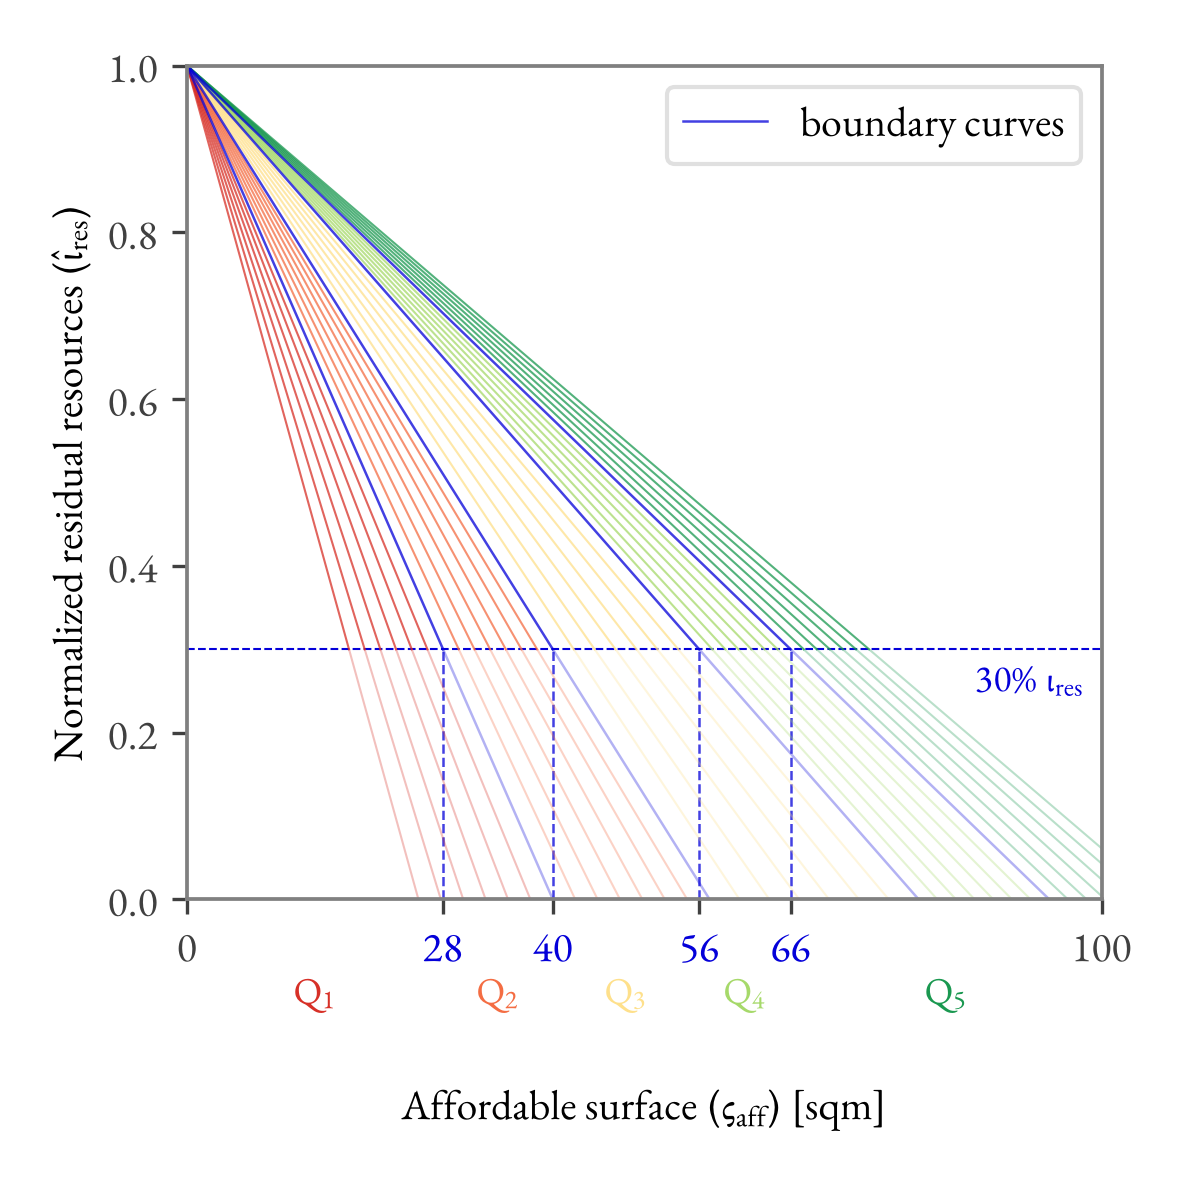

Reproduce this figure in Python.
from __future__ import annotations

from pathlib import Path

import matplotlib as mpl
import matplotlib.pyplot as plt
import numpy as np

# -----------------------------
# STYLE
# -----------------------------

mpl.rcParams["font.family"] = "Garamond-Math"
mpl.rcParams["font.serif"] = ["Garamond-Math"]
mpl.rcParams["font.size"] = 11
mpl.rcParams["mathtext.fontset"] = "custom"
mpl.rcParams["mathtext.rm"] = r"Garamond\-Math"
mpl.rcParams["mathtext.it"] = r"Garamond\-Math:italic"
mpl.rcParams["mathtext.bf"] = r"Garamond\-Math:bold"
mpl.rcParams["mathtext.cal"] = r"Garamond\-Math"
mpl.rcParams["mathtext.sf"] = r"Garamond\-Math"
mpl.rcParams["mathtext.tt"] = r"Garamond\-Math"

# -----------------------------
# SETUP
# -----------------------------

SURFACE_AXIS_MAX = 100.0
RESOURCES_INTERCEPT = 1.0
RESOURCES_AXIS_MAX = 1.0
RESOURCES_THRESHOLD = 0.3
N_POINTS = 500
CM_TO_INCH = 1 / 2.54
THRESHOLD_COLOR = "#0400D9"
BOUNDARY_COLOR =  "#0400D9"
BOUNDARY_THRESHOLD_INTERSECTIONS = (28.0, 40.0, 56.0, 66.0)
INTERMEDIATE_CURVES_PER_INTERVAL = 6
INTERVAL_COLORS = (
    "#D73027",  # red: below the first boundary
    "#F46D43",  # orange-red
    "#FEE08B",  # yellow
    "#A6D96A",  # yellow-green
    "#1A9850",  # green: beyond the last boundary
)

def plot_form_of_access() -> plt.Figure:
    fig, ax = plt.subplots(
        figsize=(10 * CM_TO_INCH, 10 * CM_TO_INCH),
        dpi=300,
    )

    def draw_split_curve(
        threshold_surface: float,
        color: str,
        linewidth: float,
        upper_alpha: float,
        zorder: float,
        label: str = "_nolegend_",
    ) -> None:
        slope = (RESOURCES_INTERCEPT - RESOURCES_THRESHOLD) / threshold_surface
        surface_intercept = RESOURCES_INTERCEPT / slope
        upper_surface = np.linspace(0.0, threshold_surface, N_POINTS)
        lower_surface = np.linspace(threshold_surface, surface_intercept, N_POINTS)
        ax.plot(
            upper_surface,
            RESOURCES_INTERCEPT - slope * upper_surface,
            color=color,
            linewidth=linewidth,
            alpha=upper_alpha,
            label=label,
            zorder=zorder,
        )
        ax.plot(
            lower_surface,
            RESOURCES_INTERCEPT - slope * lower_surface,
            color=color,
            linewidth=linewidth,
            alpha=0.3,
            zorder=zorder,
        )

    for interval_index, (left_boundary, right_boundary) in enumerate(zip(
        BOUNDARY_THRESHOLD_INTERSECTIONS[:-1],
        BOUNDARY_THRESHOLD_INTERSECTIONS[1:],
    ), start=1):
        intermediate_intersections = np.linspace(
            left_boundary,
            right_boundary,
            INTERMEDIATE_CURVES_PER_INTERVAL + 2,
        )[1:-1]
        for threshold_surface in intermediate_intersections:
            draw_split_curve(
                threshold_surface,
                INTERVAL_COLORS[interval_index],
                0.5,
                0.75,
                1.5,
            )

    first_interval_width = (
        BOUNDARY_THRESHOLD_INTERSECTIONS[1]
        - BOUNDARY_THRESHOLD_INTERSECTIONS[0]
    )
    lower_intersections = np.linspace(
        BOUNDARY_THRESHOLD_INTERSECTIONS[0] - first_interval_width,
        BOUNDARY_THRESHOLD_INTERSECTIONS[0],
        INTERMEDIATE_CURVES_PER_INTERVAL + 2,
    )[1:-1]
    for threshold_surface in lower_intersections:
        draw_split_curve(threshold_surface, INTERVAL_COLORS[0], 0.5, 0.75, 1.5)

    final_interval_width = (
        BOUNDARY_THRESHOLD_INTERSECTIONS[-1]
        - BOUNDARY_THRESHOLD_INTERSECTIONS[-2]
    )
    outer_intersections = np.linspace(
        BOUNDARY_THRESHOLD_INTERSECTIONS[-1],
        BOUNDARY_THRESHOLD_INTERSECTIONS[-1] + final_interval_width,
        INTERMEDIATE_CURVES_PER_INTERVAL + 2,
    )[1:-1]
    for threshold_surface in outer_intersections:
        draw_split_curve(threshold_surface, INTERVAL_COLORS[-1], 0.5, 0.75, 1.5)

    for boundary_index, threshold_surface in enumerate(BOUNDARY_THRESHOLD_INTERSECTIONS):
        draw_split_curve(
            threshold_surface,
            BOUNDARY_COLOR,
            0.6,
            0.75,
            2,
            "boundary curves" if boundary_index == 0 else "_nolegend_",
        )
        ax.plot(
            [threshold_surface, threshold_surface],
            [0.0, RESOURCES_THRESHOLD],
            color=BOUNDARY_COLOR,
            linewidth=0.6,
            linestyle="--",
            alpha=0.75,
            zorder=1,
        )
    ax.axhline(
        RESOURCES_THRESHOLD,
        color=THRESHOLD_COLOR,
        linewidth=0.5,
        linestyle="--",
        alpha=1,
        zorder=1,
    )
    ax.text(
        SURFACE_AXIS_MAX - 2.0,
        RESOURCES_THRESHOLD - 0.015,
        r"$30\%\ \iota_{\mathrm{res}}$",
        color=THRESHOLD_COLOR,
        fontsize=9,
        ha="right",
        va="top",
    )
    ax.set_xlim(0.0, SURFACE_AXIS_MAX)
    ax.set_ylim(0.0, RESOURCES_AXIS_MAX)
    x_ticks = (0.0, *BOUNDARY_THRESHOLD_INTERSECTIONS, SURFACE_AXIS_MAX)
    ax.set_xticks(x_ticks)
    ax.set_xticklabels([f"{tick:g}" for tick in x_ticks])
    interval_bounds = (0.0, *BOUNDARY_THRESHOLD_INTERSECTIONS, SURFACE_AXIS_MAX)
    for interval_index, (left_bound, right_bound) in enumerate(
        zip(interval_bounds[:-1], interval_bounds[1:]),
        start=1,
    ):
        ax.text(
            (left_bound + right_bound) / 2,
            -0.09,
            rf"$Q_{{{interval_index}}}$",
            color=INTERVAL_COLORS[interval_index - 1],
            fontsize=9,
            ha="center",
            va="top",
            transform=ax.get_xaxis_transform(),
            clip_on=False,
        )
    ax.set_xlabel(
        r"Affordable surface ($ς_{\mathrm{aff}}$) [sqm]",
        fontsize=10,
        labelpad=28,
    )
    ax.set_ylabel(r"Normalized residual resources ($\hat{\iota}_{\mathrm{res}}$)", fontsize=10)

    ax.tick_params(axis="both", labelsize=10, colors="#404040")
    for tick_value, tick_label in zip(x_ticks, ax.get_xticklabels()):
        if tick_value in BOUNDARY_THRESHOLD_INTERSECTIONS:
            tick_label.set_color(BOUNDARY_COLOR)

    for spine in ax.spines.values():
        spine.set_color("#808080")
        spine.set_linewidth(0.9)

    legend = ax.legend(frameon=True, fontsize=10, loc="upper right")
    legend.get_frame().set_edgecolor("#d9d9d9")
    legend.get_frame().set_linewidth(1.0)
    legend.get_frame().set_facecolor("white")

    fig.tight_layout()
    return fig


if __name__ == "__main__":
    output_folder = Path(__file__).resolve().parent

    plot_form_of_access()
    plt.savefig(output_folder / "budget_curve_boundary limit.png", dpi=300)
    plt.show()
    plt.close()
